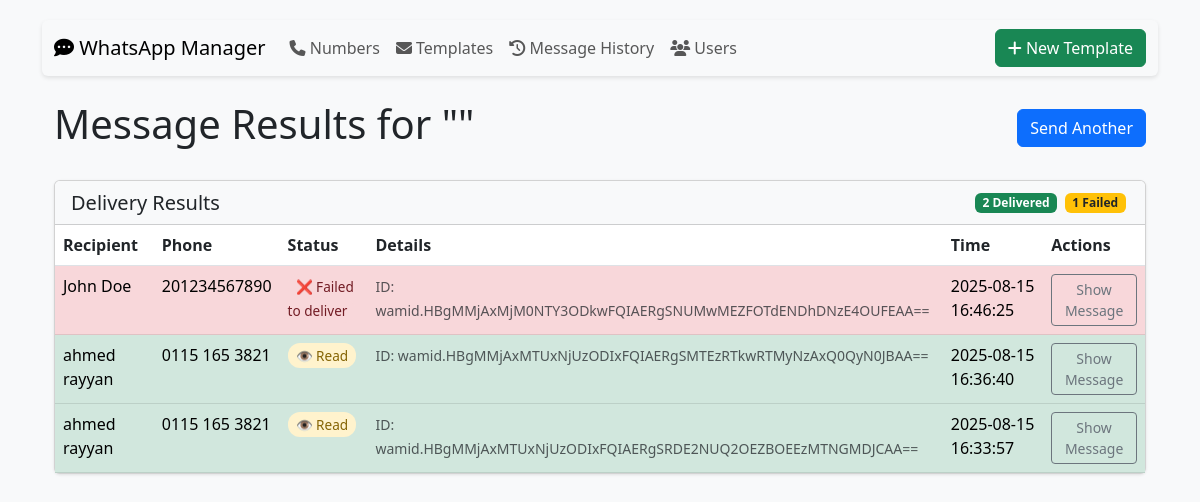
The app's page /results with its own data.
### tables this page shows
CREATE TABLE sent_messages (
                id INTEGER PRIMARY KEY AUTOINCREMENT,
                user TEXT,
                phone TEXT,
                message TEXT,
                message_id TEXT UNIQUE,
                status TEXT,
                delivery_status TEXT,
                timestamp TEXT
            );

### app.py (the view)
@app.route('/results')
def show_results():
    with sqlite3.connect('database.db') as conn:
        conn.row_factory = sqlite3.Row
        rows = conn.execute('SELECT * FROM sent_messages ORDER BY timestamp DESC').fetchall()
    return render_template('results.html', messages=rows, template=session.get('last_template'))

### app.py (called while the page is built)
@app.context_processor
def utility_processor():
    return dict(get_template_variables=get_template_variables)

### templates/results.html (shortened to what this page needs)
<!DOCTYPE html>
<html lang="en">
<head>
    <link href="https://cdn.jsdelivr.net/npm/bootstrap@5.3.0/dist/css/bootstrap.min.css" rel="stylesheet">
</head>
<body>
    {% extends "base.html" %}
    {% block content %}
    <div class="container mt-4">
        <div class="d-flex justify-content-between align-items-center mb-4">
            <h1>Message Results for "{{ template.name }}"</h1>
            <a href="/send_template" class="btn btn-primary">Send Another</a>
        </div>
        <div class="card">
            <div class="card-header bg-light d-flex justify-content-between align-items-center">
                <h5 class="mb-0">Delivery Results</h5>
                <div>
                    {% set success_count = messages|selectattr('status', 'equalto', '✅ Sent')|list|length %}
                    {% set failed_count = messages|rejectattr('status', 'equalto', '✅ Sent')|list|length %}
                    <span class="badge bg-success">{{ success_count }} Delivered</span>
                    <span class="badge bg-warning text-dark">{{ failed_count }} Failed</span>
                </div>
            </div>
            <div class="card-body p-0">
                <div class="table-responsive">
                    <table class="table table-hover mb-0">
                        <thead>
                            <tr>
                                <th>Recipient</th>
                                <th>Phone</th>
                                <th>Status</th>
                                <th>Details</th>
                                <th>Time</th>
                                <th>Actions</th>
                            </tr>
                        </thead>
                        <tbody>
                            {% for msg in messages %}
                            <tr class="{% if '❌' in msg.status %}table-danger{% else %}table-success{% endif %}">
                                <td>{{ msg.user }}</td>
                                <td>{{ msg.phone }}</td>
                                <td>
                                    <span class="status-badge
                                        {% if '✅ Delivered' in msg.status %}status-delivered
                                        {% elif '✅ Sent' in msg.status %}status-sent
                                        {% elif '❌' in msg.status %}status-failed
                                        {% else %}status-unknown{% endif %}">
                                        {{ msg.delivery_status }}
                                    </span>
                                </td>
                                <td>
                                    {% if msg.message_id != 'N/A' %}
                                    <small class="text-muted">ID: {{ msg.message_id }}</small>
                                    {% endif %}
                                </td>
                                <td>{{ msg.timestamp }}</td>
                                <td>
                                    <button class="btn btn-sm btn-outline-secondary" type="button"
                                        data-bs-toggle="collapse" data-bs-target="#msg-{{ loop.index }}">
                                        Show Message
                                    </button>
                                </td>
                            </tr>
                            {% endfor %}
                        </tbody>
                    </table>
                </div>
            </div>
        </div>
    </div>
{% endblock %}

### templates/results.html (style rules this page uses)
.status-badge { padding: 3px 8px; border-radius: 12px; font-size: 0.85rem; font-weight: 500; }
.status-sent { background-color: #fff3cd; color: #856404; }
.status-failed { background-color: #f8d7da; color: #721c24; }

### templates/base.html (style rules this page uses)
body { padding-top: 20px; padding-bottom: 20px; background-color: #f8f9fa; }
.card { margin-bottom: 20px; box-shadow: 0 1px 3px rgba(0,0,0,.1); }
.badge { margin-right: 3px; margin-bottom: 3px; }

### records on screen
sent_messages: user "John Doe", phone "201234567890", delivery_status "❌ Failed to deliver", message_id "wamid.HBgMMjAxMjM0NTY3ODkwFQIAERgSNUMwMEZFOTdENDhDNzE4OUFEAA==", timestamp "2025-08-15 16:46:25"
sent_messages: user "ahmed rayyan", phone "0115 165 3821", delivery_status "👁 Read", message_id "wamid.HBgMMjAxMTUxNjUzODIxFQIAERgSMTEzRTkwRTMyNzAxQ0QyN0JBAA==", timestamp "2025-08-15 16:36:40"
sent_messages: user "ahmed rayyan", phone "0115 165 3821", delivery_status "👁 Read", message_id "wamid.HBgMMjAxMTUxNjUzODIxFQIAERgSRDE2NUQ2OEZBOEEzMTNGMDJCAA==", timestamp "2025-08-15 16:33:57"

### other values on screen
{{ success_count }} "2"
{{ failed_count }} "1"
